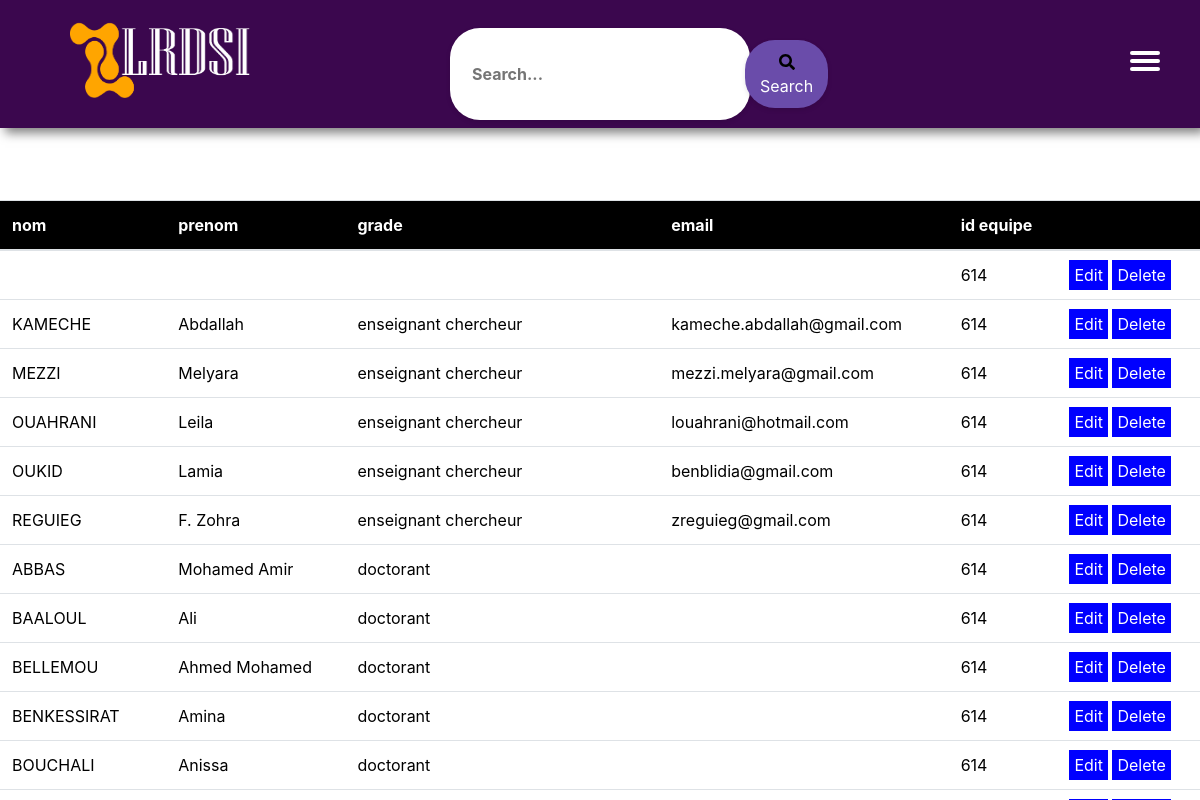
The page /membres/table.php (signed in) on the database its author committed.
### tables this page shows
CREATE TABLE `membres` (
  `id` bigint(11) NOT NULL,
  `nom` varchar(50) DEFAULT NULL,
  `prenom` varchar(50) DEFAULT NULL,
  `grade` varchar(50) DEFAULT NULL,
  `email` varchar(50) DEFAULT NULL,
  `ide` int(11) NOT NULL
);

### membres/table.php (the view, shortened to what this page needs)
<!DOCTYPE html>
<html lang="en">
<head>
    <link rel="stylesheet" href="https://maxcdn.bootstrapcdn.com/bootstrap/4.0.0/css/bootstrap.min.css">
    <link rel="stylesheet" href="../homepage/navbar.css">
    <link rel="stylesheet" href="../homepage/searchbar.css">
</head>
<body>
<div class="nav_bar">
    <img src="../homepage/LOGO2-S.png" alt="logo" class="logo_image">
           <div class="burger">
            <div></div>
           </div>
            <div class="search-container">
            <input type="text" id="search-input" placeholder="Search...">
            <button type="button" id="search-button"><i class="fas fa-search"></i>Search</button>
            </div>
<div style="margin-top:150px;">
    <table class="table">
        <thead>
            <tr>
                <th>nom</th>
                <th>prenom</th>
                <th>grade</th>
                <th>email</th>
                <th>id equipe</th>
                <th></th>
            </tr>
        </thead>
        <?php
  include("connection.php");
  $query=mysqli_query($connexion,"select * from  `membres`");
  while($row=mysqli_fetch_array($query)){
    ?>
        <tr>
            <td><?php echo $row['nom'];?></td>
            <td><?php echo $row['prenom'];?></td>
            <td><?php echo $row['grade'];?></td>
            <td><?php echo $row['email'];?></td>
            <td><?php echo $row['ide'];?></td>
            <td>
                <a href="edit.php?id=<?php echo $row['id']; ?>">Edit</a>
                <a href="delete.php?id=<?php echo $row['id']; ?>">Delete</a>
            </td>
        </tr>
        <?php
  }
  ?>
    </table>
</div>
</body>
</html>

### homepage/navbar.css (style rules this page uses)
* { text-decoration: none; list-style: none; margin: 0; padding: 0; color: black; }
.nav_bar { background-color: rgb(59, 7, 78); position: fixed; top: 0; width: 100%; height: 16%; transition: box-shadow 0.15s; z-index: 1; }
.logo_image { width: 200px; margin-top: 18px; margin-left: 70px; height: 80px; width: 180px; }
@media (max-width: 1200px) { .burger { position: absolute; right: 60px; top: 50px; width: 10px; height: 20px; } }
@media (max-width: 1200px) { .burger>div { background-color: white; position: relative; top: 45%; width: 30px; height: 4px; border-radius: 3px; } }
@media (max-width: 1200px) { .burger>div:before, .burger>div:after { content: ''; background-color: white; position: absolute; width: 30px; height: 4px; border-radius: 3px; transition: 0.3s; } }
@media (max-width: 1200px) { .burger>div:before { top: 8px; } }
@media (max-width: 1200px) { .burger>div:after { top: -8px; } }

### homepage/searchbar.css (style rules this page uses)
.search-container { display: flex; align-items: center; max-width: 400px; margin: -70px 450px; background-color: #fff; border-radius: 30px; padding: 12px; box-shadow: 0 2px 5px rgba(0, 0, 0, 0.1); }
#search-input { flex: 1; padding: 10px; font-size: 16px; border: none; outline: none; background-color: transparent; color: #6a4caa; font-weight: bold; }
#search-button { padding: 10px 15px; background-color: #6a4caa; border: none; border-radius: 30px; color: #fff; cursor: pointer; transition: background-color 0.3s; box-shadow: 0 2px 5px rgba(0, 0, 0, 0.1); }

### membres/table.php (style rules this page uses)
.table th:nth-child(n) { background-color: black; color: #ffffff; }
.table tr:nth-child(n) { color: #000000; }
td a { background-color: blue; color: #ffffff; padding: 5px; }

### rows shown on the page
membres: ide "614"
membres: nom "KAMECHE", prenom "Abdallah", grade "enseignant chercheur", email "kameche.abdallah@gmail.com", ide "614"
membres: nom "MEZZI", prenom "Melyara", grade "enseignant chercheur", email "mezzi.melyara@gmail.com", ide "614"
membres: nom "OUAHRANI", prenom "Leila", grade "enseignant chercheur", email "louahrani@hotmail.com", ide "614"
membres: nom "OUKID", prenom "Lamia", grade "enseignant chercheur", email "benblidia@gmail.com", ide "614"
membres: nom "REGUIEG", prenom "F. Zohra", grade "enseignant chercheur", email "zreguieg@gmail.com", ide "614"
membres: nom "ABBAS", prenom "Mohamed Amir", grade "doctorant", ide "614"
membres: nom "BAALOUL", prenom "Ali", grade "doctorant", ide "614"
membres: nom "BELLEMOU", prenom "Ahmed Mohamed", grade "doctorant", ide "614"
membres: nom "BENKESSIRAT", prenom "Amina", grade "doctorant", ide "614"
membres: nom "BOUCHALI", prenom "Anissa", grade "doctorant", ide "614"
